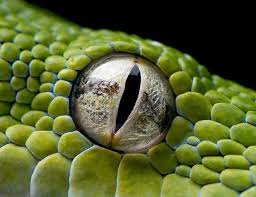
%> input picture LowContrast_1.jpg, 256 x 197 px
$ octave Clase8.m   (GNU Octave 9; MATLAB toolbox functions it lacks are replaced by stand-ins)
%> lines starting %> are read from the running program, lines starting %| are printed output that depends on the picture
clc
close all
clear

imagen = imread('LowContrast_1.jpg');
%> imagen is the input picture: size 197x256x3 uint8; mean R, G, B 86, 96.1, 44.3
imagen = rgb2gray(imagen);
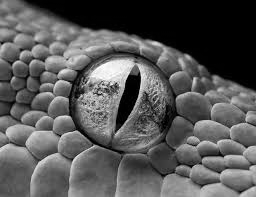
%> imagen: size 197x256 uint8; min 0, max 255, mean 87.2
Hx =[-1 0 1; -2 0 2; -1 0 1];
Hy =[-1 -2 -1; 0 0 0 ; 1 2 1];
%GX muestra donde hay transiciones o bordes en la imagen en direccion
%Horizontal Porque GX es la respuesta de la imagen a un kernel para
%detetar cambios en el eje x (direccion horizontal)
Gx= conv2(imagen,Hx,'same'); %Convolucionar una imagen usando conv2 y se pasan 3 parametros imagen, constante y same(es para que la imagen quede igual que la original)
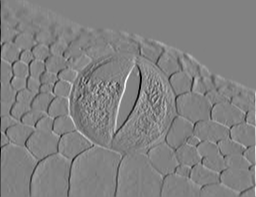
%> Gx: size 197x256 double; min -878, max 853, mean 0.6; drawn with min black and max white
%GY muestra donde hay transiciones o bordes en la imagen en direccion
%verticañ Porque Gy es la respuesta de la imagen a un kernel para
%detetar cambios en el eje y (direccion vertical)
Gy= conv2(imagen,Hy,'same');
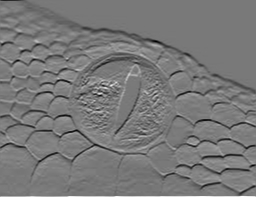
%> Gy: size 197x256 double; min -727, max 800, mean -2.5; drawn with min black and max white

%sqrt= raiz cuadrada en matlab
%Var.^n = para elevar un valor a la n
% Muestra los bordes mas fuertes pero sin especifica x o y
M= sqrt((Gx.^2)+(Gy.^2));
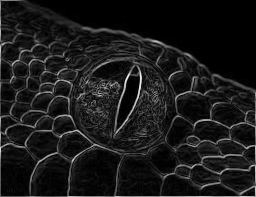
%> M: size 197x256 double; min 0, max 939.2, mean 94.3; drawn with min black and max white

figure,colormap('gray'),imagesc(Gx);
figure,colormap('gray'),imagesc(Gy);
figure,colormap('gray'),imagesc(M);

$ run again, with DI_2.jpg copied over LowContrast_1.jpg
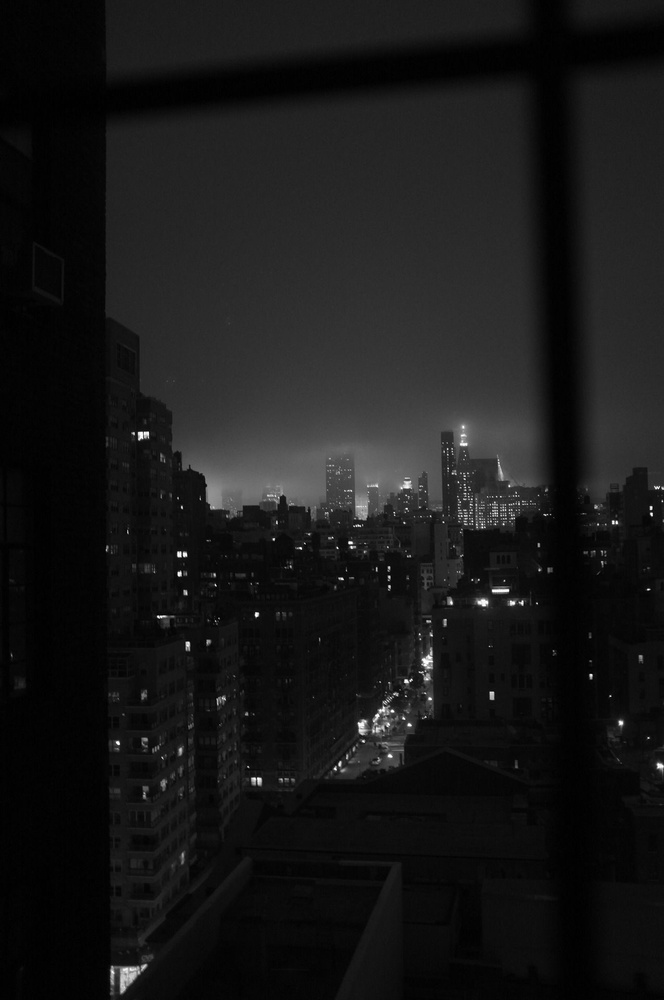
%> input picture DI_2.jpg, 664 x 1000 px, shrunk from 1275 x 1920 before the run
%> imagen is the input picture: size 1000x664 uint8; min 0, max 255, mean 23.7
%> `Gx= conv2(imagen,Hx,'same');`:
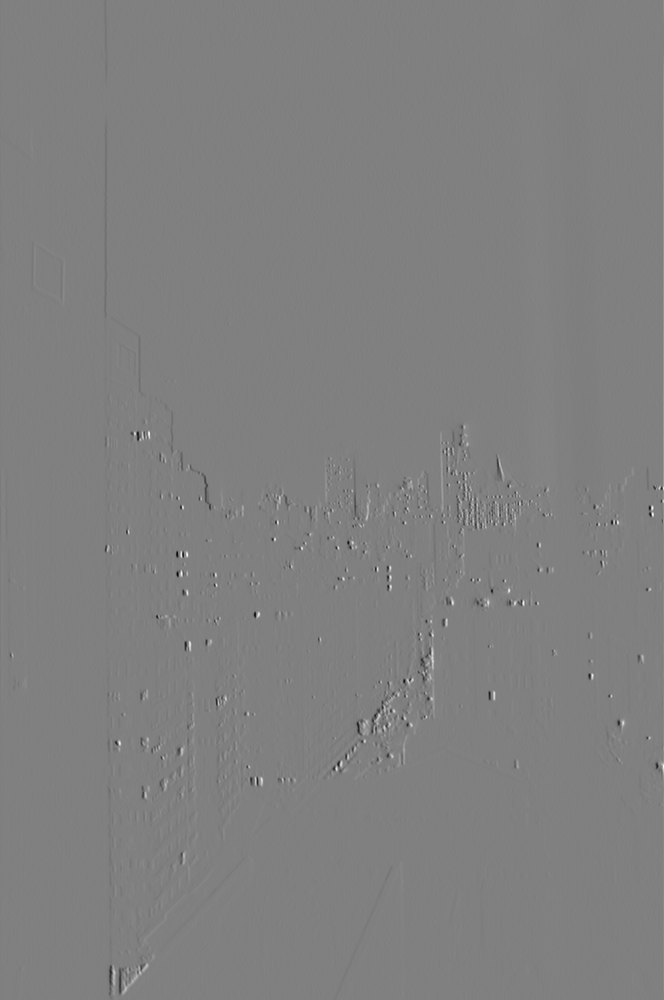
%> Gx: size 1000x664 double; min -978, max 966, mean -0.1; drawn with min black and max white
%> `M= sqrt((Gx.^2)+(Gy.^2));`:
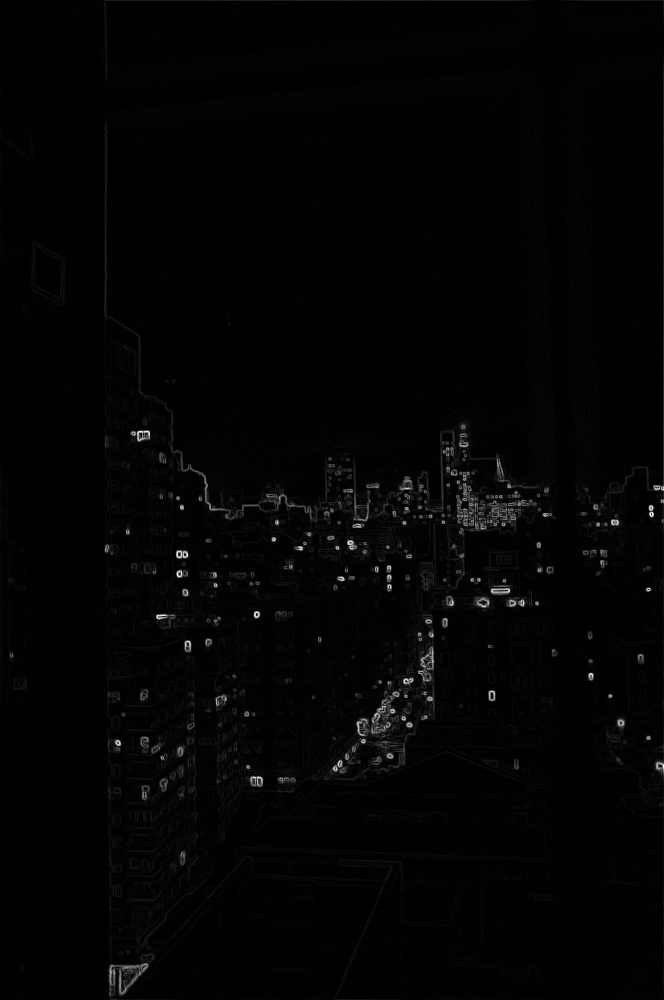
%> M: size 1000x664 double; min 0, max 980.9, mean 15.5; drawn with min black and max white
